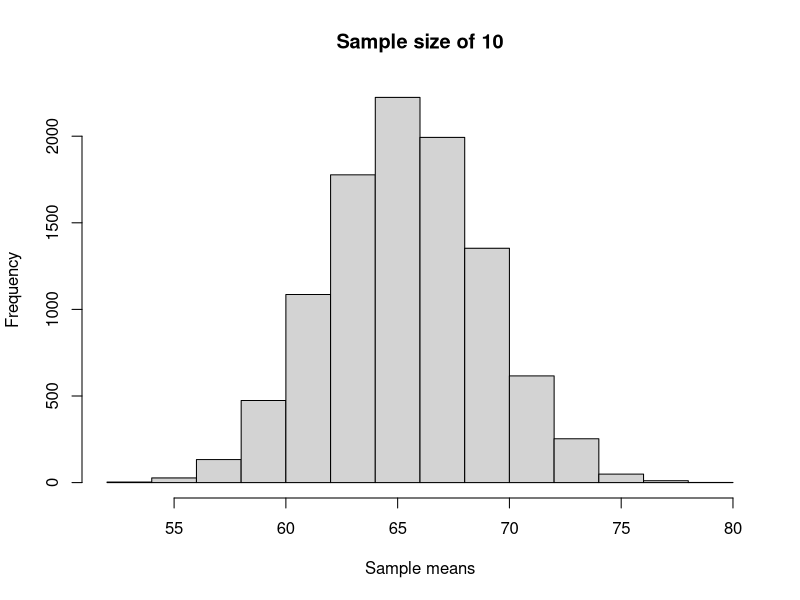

Generate this figure with R: (Note: this script raises an error after producing the figure.)
cat("\014")
graphics.off()

simulator <- function(mu,            #Specify the 'population' mean
	sig,           #Specify the 'population' standard deviation
	N,             #Specify the 'population' size
	n,             #Specify the sample size
	MC,            #Specify the number of Monte Carlo simulations 
	seed=123,      #Specify the random seed
	xlim=c(52,80), #Specify the x-axis limits of the histogram
	breaks=6,      #Specify the number of breaks of the histogram 
	statistic      #Specify the statistic to calculate for each sample
){
	set.seed(seed)                              #Set the seed.	
	X         <- round(rnorm(N,mu,sig),0)       #Generate a 'population'
	mystat    <- numeric(MC)                    #Initalise the vector of MC sample statistics  
	stat.name <- deparse(substitute(statistic)) #Extract the name of the statistic calculated
	x.mat     <- NULL            #Initialise the matrix which will contain the sample data  
	for(i in 1:MC){                                   #Start the MC for loop
		x           <- sample(X,size=n,replace=FALSE)   #Generate the sample from the 'population' 
		mystat[i]   <- statistic(x)                     #Calculate the statistic from the sample 
		x.mat       <- rbind(x.mat,(matrix(x,ncol=n)))  #Store the generated samples in a matrix
	}
	#Construct the histogram:
	hist(mystat,   main=paste0("Sample size of ",n), xlab="Sample means",   xlim=xlim)
	cat(paste0("\n~~~~~~~~~~~~~~~~\nSample size=",n,"\nStatistic=",stat.name,"\n~~~~~~~~~~~~~~~~\n"))
	cat("Summary of the 'population':\n")
	print(summary(X))
	cat(paste0("\nmean of ",stat.name,"s =",mean(mystat),"\n"))
	cat(paste0("\nvariance of ",stat.name,"s =",var(mystat),"\n\n"))
	datatable        <- data.frame(cbind(x.mat,mystat))
	names(datatable) <- c(1:n,stat.name)
	print(head(datatable,3))
	cat(".\n.\n.\n")
	print(tail(datatable,1))
	
	return(datatable)
}	

mu  <- 65
N   <- 50
sig <- 13.5
MC  <- 1e4

ans1 <- simulator(mu,sig,N,n=10,MC,statistic=mean)

# ans2 <- simulator(mu,sig,N,n=30,MC,statistic=mean)
# ans3 <- simulator(mu,sig,N,n=10,MC,statistic=max)

QQQ
